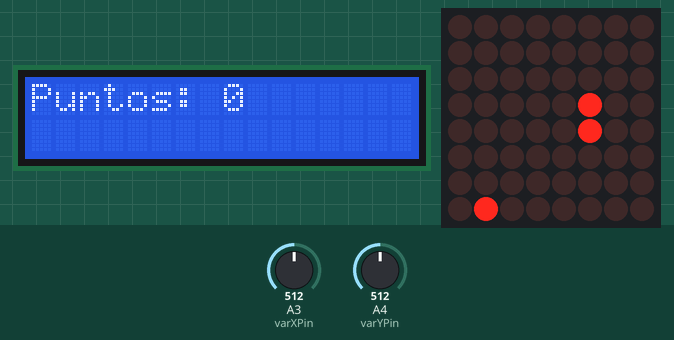
Recording of a sketch running on a simulated Arduino Uno, built with avr-gcc and run on an emulated ATmega328P. Shown: 16×2 character LCD, 8×8 LED matrix. Inputs (shaded band) come from the test bench; at power-on: A3 (varXPin) = 512, A4 (varYPin) = 512. Random numbers use the default seed unless the sketch sets one.

Above: at 1.2 s.
1.3 s: A3 (varXPin) set to 907
4.1 s: A3 (varXPin) set to 937
At 4.46 s:
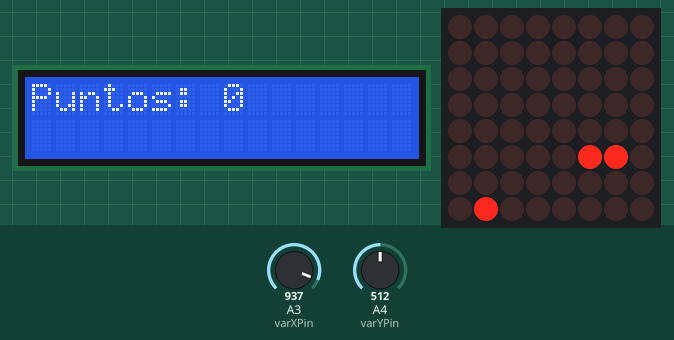
6.7 s: A4 (varYPin) set to 909
8.4 s: A4 (varYPin) set to 933
At 8.8 s:
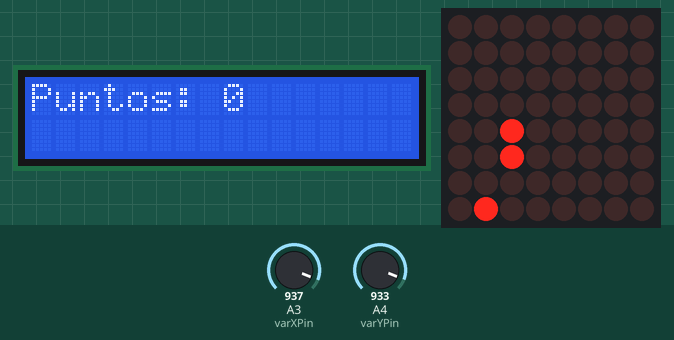
11.1 s: A4 (varYPin) set to 90
At 11.47 s:
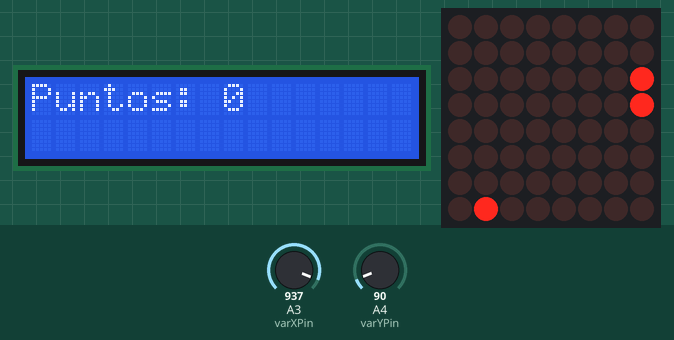
13.8 s: A3 (varXPin) set to 0
At 14.48 s:
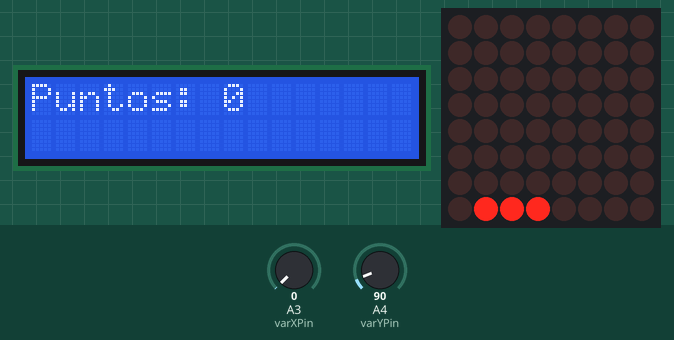
Timing chart, 0 to 16.8 s (numbered marks = the images above; inputs shaded):
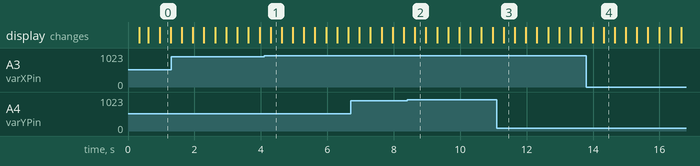

The sketch:

sketch.ino
```cpp
#include <LedControl.h>
#include <Wire.h>
#include <LiquidCrystal_I2C.h>

// Definir el objeto para la pantalla LCD I2C
LiquidCrystal_I2C lcd(0x27, 16, 2); // Dirección I2C y tamaño de la pantalla

// Definir la serpiente
typedef struct Snake Snake;
struct Snake {
  int head[2];     // (fila, columna) de la cabeza de la serpiente
  int body[40][2]; // Array que contiene las coordenadas (fila, columna)
  int len;         // Longitud de la serpiente
  int dir[2];      // Dirección en la que se mueve la serpiente
};

// Definir la manzana
typedef struct Apple Apple;
struct Apple {
  int rPos; // Índice de fila de la manzana
  int cPos; // Índice de columna de la manzana
};

// Configuración del MAX72XX para la matriz LED
const int DIN = 12;
const int CS = 11;
const int CLK = 10;
LedControl lc = LedControl(DIN, CLK, CS, 1);

// Pines del joystick
const int varXPin = A3; // Valor X del joystick
const int varYPin = A4; // Valor Y del joystick

byte pic[8] = {0, 0, 0, 0, 0, 0, 0, 0}; // Las 8 filas de la matriz LED

Snake snake = {{1, 5}, {{0, 5}, {1, 5}}, 2, {1, 0}}; // Inicializar la serpiente
Apple apple = {(int)random(0, 8), (int)random(0, 8)}; // Inicializar la manzana

// Variables para manejar el tiempo del juego
float oldTime = 0;
float timer = 0;
float updateRate = 3;

int puntos = 0; // Puntaje del jugador

void setup() {
  // Iniciar la matriz LED
  lc.shutdown(0, false); // Activar la matriz
  lc.setIntensity(0, 8); // Ajustar el brillo
  lc.clearDisplay(0);    // Limpiar la matriz

  // Configurar el joystick
  pinMode(varXPin, INPUT);
  pinMode(varYPin, INPUT);

  // Configurar la pantalla I2C
  lcd.init();
  lcd.backlight();
  lcd.setCursor(0, 0);
  lcd.print("Puntos:");
  lcd.setCursor(8, 0);
  lcd.print(puntos);
}

void loop() {
  float deltaTime = calculateDeltaTime();
  timer += deltaTime;

  // Leer los valores del joystick
  int xVal = analogRead(varXPin);
  int yVal = analogRead(varYPin);

  // Cambiar la dirección de la serpiente según el joystick
  if (xVal < 100 && snake.dir[1] == 0) {
    snake.dir[0] = 0;
    snake.dir[1] = -1;
  } else if (xVal > 920 && snake.dir[1] == 0) {
    snake.dir[0] = 0;
    snake.dir[1] = 1;
  } else if (yVal < 100 && snake.dir[0] == 0) {
    snake.dir[0] = 1;
    snake.dir[1] = 0;
  } else if (yVal > 920 && snake.dir[0] == 0) {
    snake.dir[0] = -1;
    snake.dir[1] = 0;
  }

  // Actualizar el juego cada cierto intervalo
  if (timer > 1000 / updateRate) {
    timer = 0;
    Update();
  }

  // Renderizar la serpiente y la manzana
  Render();
}

float calculateDeltaTime() {
  float currentTime = millis();
  float dt = currentTime - oldTime;
  oldTime = currentTime;
  return dt;
}

void reset() {
  for (int j = 0; j < 8; j++) {
    pic[j] = 0;
  }
}

void Update() {
  reset(); // Limpiar la matriz LED

  int newHead[2] = {snake.head[0] + snake.dir[0], snake.head[1] + snake.dir[1]};

  // Manejar los bordes de la matriz
  if (newHead[0] == 8) {
    newHead[0] = 0;
  } else if (newHead[0] == -1) {
    newHead[0] = 7;
  } else if (newHead[1] == 8) {
    newHead[1] = 0;
  } else if (newHead[1] == -1) {
    newHead[1] = 7;
  }

  // Verificar si la serpiente se golpea a sí misma
  for (int j = 0; j < snake.len; j++) {
    if (snake.body[j][0] == newHead[0] && snake.body[j][1] == newHead[1]) {
      delay(1000); // Pausar el juego por 1 segundo y reiniciarlo
      snake = {{1, 5}, {{0, 5}, {1, 5}}, 2, {1, 0}}; // Reiniciar la serpiente
      apple = {(int)random(0, 8), (int)random(0, 8)}; // Reiniciar la manzana
      puntos = 0;
      lcd.setCursor(8, 0);
      lcd.print(puntos); // Mostrar el puntaje en la pantalla
      return;
    }
  }

  // Verificar si la serpiente comió la manzana
  if (newHead[0] == apple.rPos && newHead[1] == apple.cPos) {
    snake.len++;
    puntos++; // Incrementar los puntos
    lcd.setCursor(8, 0);
    lcd.print(puntos); // Mostrar los puntos actualizados en la pantalla
    apple.rPos = (int)random(0, 8);
    apple.cPos = (int)random(0, 8);
  } else {
    removeFirst(); // Desplazar el cuerpo de la serpiente
  }

  snake.body[snake.len - 1][0] = newHead[0];
  snake.body[snake.len - 1][1] = newHead[1];

  snake.head[0] = newHead[0];
  snake.head[1] = newHead[1];

  // Actualizar el array pic para mostrar la serpiente y la manzana
  for (int j = 0; j < snake.len; j++) {
    pic[snake.body[j][0]] |= 128 >> snake.body[j][1];
  }
  pic[apple.rPos] |= 128 >> apple.cPos;
}

void Render() {
  for (int i = 0; i < 8; i++) {
    lc.setRow(0, i, pic[i]); // Mostrar la matriz LED
  }
}

void removeFirst() {
  for (int j = 1; j < snake.len; j++) {
    snake.body[j - 1][0] = snake.body[j][0];
    snake.body[j - 1][1] = snake.body[j][1];
  }
}
```

Measured:
- the behaviour switches between 920 and 921 on A3 (varXPin) (found by bisection; images 0 and 1)
- the behaviour switches between 920 and 921 on A4 (varYPin) (found by bisection; images 1 and 2)
